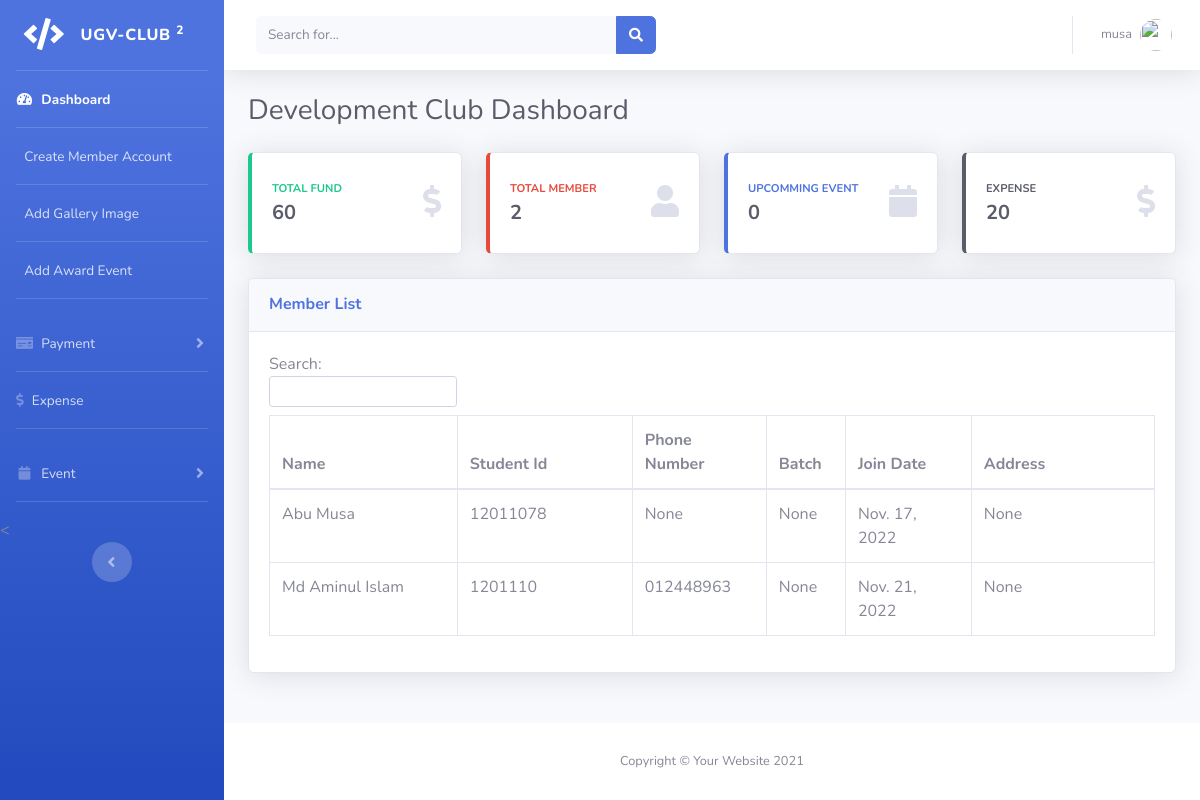
/development/ (signed in), run on the app's committed database.
### user_account/models.py (models this page shows, shortened)
class CustomUser(AbstractUser):
    CLUB_NAME  = (
        ('PROGRAMMING','PROGRAMMING'),
        ('DEVELOPMENT','DEVELOPMENT'),
    )
    GENDER = (
        ('MALE','MALE'),
        ('FEMALE','FEMALE'),
    )
    USER_TYPE =(
        ('ADMIN','ADMIN'),
        ('STAFF','STAFF'),
        ('MEMBERS','MEMBERS'),
    )
    email = models.EmailField(max_length=40,blank=True,null=True)
    student_id = models.CharField(max_length=20,unique=True,blank=True,null=True)
    phone_number = models.CharField(max_length=15,blank=True,null=True)
    batch = models.CharField(max_length=20,null=True,blank=True)
    semester = models.CharField(max_length=20,null=True,blank=True)
    address = models.CharField(max_length=200,null=True,blank=True)
    gender = models.CharField(max_length=10,null=True,blank=True, choices=GENDER )
    user_type = models.CharField(
        max_length=10, choices=USER_TYPE, blank=True, default='MEMBERS')
    club_name = models.CharField(max_length=15, blank=True,null=True, choices = CLUB_NAME)
    profile_pic = models.ImageField(upload_to='user_profile/',null=True, blank=True, )
    created_at = models.DateField(auto_now_add=True,null=True,blank=True)

### dev_club/models.py (models this page shows, shortened)
class DevFund(models.Model):
    total = models.IntegerField(default=0)

### dev_club/views.py (the view)
# urls.py: path('', views.dev_dashboard, name='dev_dashboard'),
@login_required(login_url='pc_login')
@user_passes_test(user_type_cehck, login_url='home')
def dev_dashboard(request):
    member = CustomUser.objects.filter(club_name='DEVELOPMENT')
    all_member = member.count()
    total_fund, created = DevFund.objects.get_or_create()
    if created:
        total_fund = total_fund[0]
    expense = DevExpense.objects.all()
    total_expense = 0
    for i in expense:
        total_expense = total_expense + i.expense_amount
    event_list = DevEvent.objects.filter(event_status='UPCOMMING').count()
    dict = {
        'member': member,
        'all_member': all_member,
        'total_fund': total_fund,
        'total_expense': total_expense,
        'event_list': event_list,
    }
    return render(request,'dev_club/dev_dashboard.html',dict)

### dev_club/views.py (called while the page is built)
def user_type_cehck(CustomUser):
    return CustomUser.club_name == 'DEVELOPMENT' and CustomUser.user_type != 'MEMBERS'

### templates/dev_club/dev_dashboard.html (shortened to what this page needs)
{% extends 'base.html' %}
{% load static %}
{% block content %}
<div class="d-sm-flex align-items-center justify-content-between mb-4">
    <h1 class="h3 mb-0 text-gray-800">Development Club Dashboard</h1>
</div>
<div class="row">
    <div class="col-xl-3 col-md-6 mb-4">
        <div class="card border-left-success shadow h-100 py-2">
            <div class="card-body">
                <div class="row no-gutters align-items-center">
                    <div class="col mr-2">
                        <div class="text-xs font-weight-bold text-success text-uppercase mb-1">
                            Total Fund</div>
                        <div class="h5 mb-0 font-weight-bold text-gray-800">{{total_fund.total}}</div>
                    </div>
                    <div class="col-auto">
                        <i class="fas fa-dollar-sign fa-2x text-gray-300"></i>
                    </div>
                </div>
            </div>
        </div>
    </div>
    <div class="col-xl-3 col-md-6 mb-4">
        <div class="card border-left-danger shadow h-100 py-2">
            <div class="card-body">
                <div class="row no-gutters align-items-center">
                    <div class="col mr-2">
                        <div class="text-xs font-weight-bold text-danger text-uppercase mb-1">
                            Total Member</div>
                        <div class="h5 mb-0 font-weight-bold text-gray-800">{{all_member}}</div>
                    </div>
                    <div class="col-auto">
                        <i class="fas fa-user fa-2x text-gray-300"></i>
                    </div>
                </div>
            </div>
        </div>
    </div>
    <div class="col-xl-3 col-md-6 mb-4">
        <div class="card border-left-primary shadow h-100 py-2">
            <div class="card-body">
                <div class="row no-gutters align-items-center">
                    <div class="col mr-2">
                        <div class="text-xs font-weight-bold text-primary text-uppercase mb-1">
                            UPCOMMING Event</div>
                        <div class="h5 mb-0 font-weight-bold text-gray-800">{{event_list}}</div>
                    </div>
                    <div class="col-auto">
                        <i class="fas fa-calendar fa-2x text-gray-300"></i>
                    </div>
                </div>
            </div>
        </div>
    </div>
    <div class="col-xl-3 col-md-6 mb-4">
        <div class="card border-left-dark shadow h-100 py-2">
            <div class="card-body">
                <div class="row no-gutters align-items-center">
                    <div class="col mr-2">
                        <div class="text-xs font-weight-bold text-dark text-uppercase mb-1">
                            Expense</div>
                        <div class="h5 mb-0 font-weight-bold text-gray-800">{{total_expense}}</div>
                    </div>
                    <div class="col-auto">
                        <i class="fas fa-dollar-sign fa-2x text-gray-300"></i>
                    </div>
                </div>
            </div>
        </div>
    </div>
</div>
<div class="card shadow mb-4">
    <div class="card-header py-3">
        <h6 class="m-0 font-weight-bold text-primary">Member List</h6>
    </div>
    <div class="card-body">
        <div class="table-responsive">
            <div id="dataTable_wrapper" class="dataTables_wrapper dt-bootstrap4">
                <div class="row">
                    <div class="col-sm-12 col-md-6">
                        <div id="dataTable_filter" class="dataTables_filter"><label>Search:<input type="search"
                                    class="form-control form-control-sm" placeholder=""
                                    aria-controls="dataTable"></label></div>
                    </div>
                </div>
                <div class="row">
                    <div class="col-sm-12">
                        <table class="table table-bordered dataTable" id="dataTable" width="100%" cellspacing="0"
                            role="grid" aria-describedby="dataTable_info" style="width: 100%;">
                            <thead>
                                <tr role="row">
                                    <th class="sorting sorting_asc" tabindex="0" aria-controls="dataTable" rowspan="1"
                                        colspan="1" aria-sort="ascending"
                                        aria-label="Name: activate to sort column descending" style="width: 161px;">Name
                                    </th>
                                    <th class="sorting" tabindex="0" aria-controls="dataTable" rowspan="1" colspan="1"
                                        aria-label="Position: activate to sort column ascending" style="width: 150px;">
                                        Student Id</th>
                                    <th class="sorting" tabindex="0" aria-controls="dataTable" rowspan="1" colspan="1"
                                        aria-label="Office: activate to sort column ascending" style="width: 115px;">
                                        Phone Number</th>
                                    <th class="sorting" tabindex="0" aria-controls="dataTable" rowspan="1" colspan="1"
                                        aria-label="Age: activate to sort column ascending" style="width: 51px;">Batch
                                    </th>
                                    <th class="sorting" tabindex="0" aria-controls="dataTable" rowspan="1" colspan="1"
                                        aria-label="Start date: activate to sort column ascending"
                                        style="width: 108px;">Join Date</th>
                                    <th class="sorting" tabindex="0" aria-controls="dataTable" rowspan="1" colspan="1"
                                        aria-label="Salary: activate to sort column ascending" style="width: 157px;">
                                        Address</th>
                                </tr>
                            </thead>
                            <tbody>
                                {% for i in member %}
                                <tr class="odd">
                                    <td class="sorting_1">{{i.first_name }} {{i.last_name }}</td>
                                    <td>{{i.student_id}}</td>
                                    <td>{{i.phone_number }}</td>
                                    <td>{{i.batch}}</td>
                                    <td>{{i.created_at}}</td>
                                    <td>{{i.address}}</td>
                                </tr>
                                {% endfor %}
                            </tbody>
                        </table>
                    </div>
                </div>
            </div>
        </div>
    </div>
</div>
{% endblock %}

### templates/base.html (shortened to what this page needs)
{% load static %}
<!DOCTYPE html>
<html lang="en">
<head>
    <link href="https://cdnjs.cloudflare.com/ajax/libs/font-awesome/5.13.0/css/all.min.css" rel="stylesheet">
    <link href="http://ajax.googleapis.com/ajax/libs/jqueryui/1.8.16/themes/ui-lightness/jquery-ui.css" rel="stylesheet"
        type="text/css" />
    <link href="{% static 'assets/vendor/fontawesome-free/css/all.min.css' %}" rel="stylesheet" type="text/css">
    <link href="{% static 'assets/css/sb-admin-2.min.css' %}" rel="stylesheet">
</head>
<body id="page-top">
    <div id="wrapper">
        {% include 'nav.html' %}
        <div id="content-wrapper" class="d-flex flex-column">
            <div id="content">
                {% include 'topbar.html' %}
                <div class="container-fluid">
                    {% block content %}
                    {% endblock %}
                </div>
            </div>
            <footer class="sticky-footer bg-white">
                <div class="container my-auto">
                    <div class="copyright text-center my-auto">
                        <span>Copyright &copy; Your Website 2021</span>
                    </div>
                </div>
            </footer>
        </div>
    </div>
</body>
</html>

### templates/nav.html (shortened to what this page needs)
{% load static %}
<ul class="navbar-nav bg-gradient-primary sidebar sidebar-dark accordion" id="accordionSidebar">
  <a class="sidebar-brand d-flex align-items-center justify-content-center" href="{% url 'dashboard' %}">
    <div class="sidebar-brand-icon">
      <i class="fas fa-code"></i>
    </div>
    <div class="sidebar-brand-text mx-3">UGV-CLUB <sup>2</sup></div>
  </a>
  <hr class="sidebar-divider my-0" />
  <li class="nav-item active">
    {% if user.club_name == 'PROGRAMMING' %}
    <a class="nav-link" href="{% url 'dashboard' %}">
      <i class="fas fa-fw fa-tachometer-alt"></i>
      <span>Dashboard</span></a>
    {% else %}
    <a class="nav-link" href="{% url 'dev_dashboard' %}">
      <i class="fas fa-fw fa-tachometer-alt"></i>
      <span>Dashboard</span></a>
    {% endif %}
  </li>
  <hr class="sidebar-divider" />
  <li class="nav-item">
    {% if user.club_name == 'PROGRAMMING' %}
  <hr class="sidebar-divider" />
    <a class="nav-link pt-0" href="{% url 'add_gallery_image' %}">
      <i class="fas fa-rectangle-history"></i>
      <span>Add Gallery Image</span>
    </a>
      <hr class="sidebar-divider" />
    <a class="nav-link pt-0" href="{% url 'add_award_event' %}">
      <i class="fas fa-rectangle-history"></i>
      <span>Add Award Event</span>
    </a>
      <hr class="sidebar-divider" />
    <a class="nav-link pt-0" href="{% url 'create_user_account' %}">
      <i class="fas fa-rectangle-history"></i>
      <span>Create Member Account</span>
    </a>
    {% else %}
    <a class="nav-link pt-0" href="{% url 'dev_create_user_account' %}">
      <span>Create Member Account</span>
    </a>
    <hr class="sidebar-divider" />
    <a class="nav-link pt-0" href="{% url 'dev_add_gallery_image' %}">
      <span>Add Gallery Image</span>
    </a>
     <hr class="sidebar-divider" />
    <a class="nav-link pt-0" href="{% url 'dev_add_award_event' %}">
      <span>Add Award Event</span>
    </a>
    {% endif %}
  </li>
  <hr class="sidebar-divider" />
  <li class="nav-item">
    <a class="nav-link collapsed" href="#" data-toggle="collapse" data-target="#collapsePages1" aria-expanded="true"
      aria-controls="collapsePages1">
      <i class="fas fa-money-check"></i>
      <span>Payment </span>
    </a>
  </li>
  <hr class="sidebar-divider" />
  <li class="nav-item">
    {% if user.club_name == 'PROGRAMMING' %}
    <a class="nav-link pt-0" href="{% url 'expense' %}">
      <i class="fas fa-dollar-sign"></i>
      <span>Expense</span>
    </a>
    {% else %}
    <a class="nav-link pt-0" href="{% url 'dev_expense' %}">
      <i class="fas fa-dollar-sign"></i>
      <span>Expense</span>
    </a>
    {% endif %}
  </li>
  <hr class="sidebar-divider" />
  <li class="nav-item">
    <a class="nav-link collapsed" href="#" data-toggle="collapse" data-target="#collapsePages" aria-expanded="true"
      aria-controls="collapsePages">
      <i class="fas fa-fw fa-calendar"></i>
      <span>Event </span>
    </a>
  </li>
  <hr class="sidebar-divider" />
  <
    <div class="text-center d-none d-md-inline">
      <button class="rounded-circle border-0" id="sidebarToggle"></button>
    </div>
</ul>

### templates/topbar.html (shortened to what this page needs)
{% load static %}
<nav class="navbar navbar-expand navbar-light bg-white topbar mb-4 static-top shadow">
    <form class="d-none d-sm-inline-block form-inline mr-auto ml-md-3 my-2 my-md-0 mw-100 navbar-search">
        <div class="input-group">
            <input type="text" class="form-control bg-light border-0 small" placeholder="Search for..."
                aria-label="Search" aria-describedby="basic-addon2">
            <div class="input-group-append">
                <button class="btn btn-primary" type="button">
                    <i class="fas fa-search fa-sm"></i>
                </button>
            </div>
        </div>
    </form>
    <ul class="navbar-nav ml-auto">
        <li class="nav-item dropdown no-arrow">
            <a class="nav-link dropdown-toggle" href="#" id="userDropdown" role="button" data-toggle="dropdown"
                aria-haspopup="true" aria-expanded="false">
                <span class="mr-2 d-none d-lg-inline text-gray-600 small">{{user.username}}</span>
                <img class="img-profile rounded-circle" src="{% static 'assets/img/undraw_profile.svg' %}">
            </a>
        </li>
    </ul>
</nav>

### data on the page
CustomUser: username "musa", first_name "Abu", last_name "Musa", student_id "12011078", phone_number "None", batch "None", created_at "Nov. 17, 2022", address "None"
DevFund: total "60"
CustomUser: first_name "Md Aminul", last_name "Islam", student_id "1201110", phone_number "012448963", batch "None", created_at "Nov. 21, 2022", address "None"

### other printed values
{{ all_member }} "2"
{{ event_list }} "0"
{{ total_expense }} "20"
